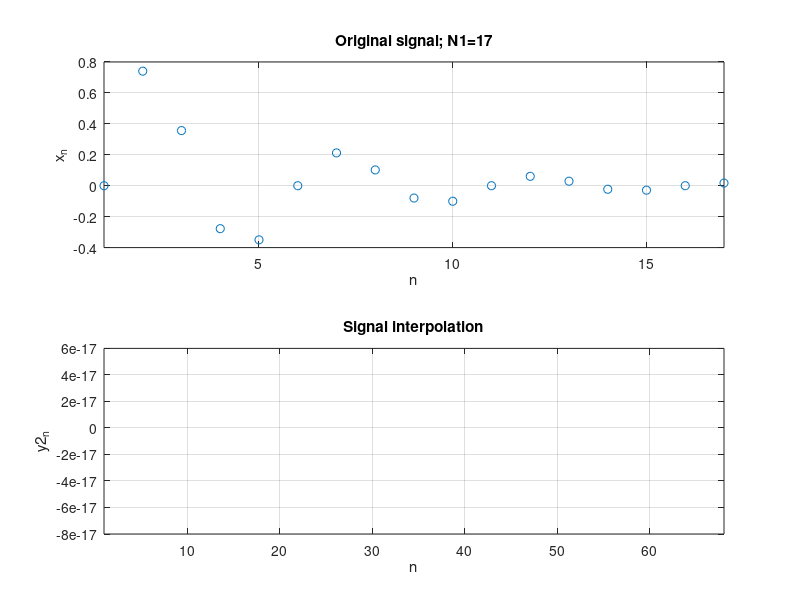

Recreate this plot in MATLAB.
N1 = 17; K=3;
n = 0:N1-1;
x = exp(-n/4).*sin(2*pi*n/5); %sample signal
X = fft(x);

% y = zeros(1,N1*(K+1));
% y(n*(K+1)+1) = x; % re-sampled signal with K = 3. K means zero data.
y = [x; zeros(K,N1)];
y = reshape(y,1,(K+1)*N1);


Y = fft(y);
Y2 = [Y(1:(N1+1)/2), zeros(1,K*N1), Y((N1+1)/2+1:N1)];
y2 = (K+1)*ifft(Y2);

% figure(1);
% subplot(3,2,1); % plot original signal
% plot(x, 'o'); grid on; title('Original signal; N1=17');
% ylabel('x_n'); xlabel('n'); xlim([1 N1]);
% subplot(3,2,3); % plot signal with zero extension
% plot(y, 'o'); grid on; title('signal with zero insertion; N1=17, K=3');
% hold on; plot(n*(K+1)+1, x, 'ro');
% ylabel('y_n'); xlabel('n'); xlim([1 N1*(K+1)]);
% subplot(3,2,5);
% plot(y2, 'o'); grid on; title('Signal interpolation');
% ylabel('y2_n'); xlabel('n'); xlim([1 N1*(K+1)]);
% subplot(3,2,2);
% plot(-(N1-1)/2:(N1-1)/2, abs(fftshift(X)), '.-'); grid on; title('Amplitude spectra; N=17');
% ylabel('DFT amplitude'); xlabel('Frequency (m)');
% subplot(3,2,4);
% plot(-(N1*(K+1)-1)/2:(N1*(K+1)-1)/2, abs(fftshift(Y)), '.-'); grid on;
% title('Amplitude spectra; N=17, K=2');
% ylabel('DFT amplitude'); xlabel('Frequency (m)');
% subplot(3,2,6);
% plot(-(N1*(K+1)-1)/2:(N1*(K+1)-1)/2, abs(fftshift(Y2)), '.-'); grid on;
% title('Amplitude spectra; N=17, K=2');
% ylabel('DFT amplitude'); xlabel('Frequency (m)');

figure(1);
subplot(2,1,1); % plot original signal
plot(x, 'o'); grid on; title('Original signal; N1=17');
ylabel('x_n'); xlabel('n'); xlim([1 N1]);
subplot(2,1,2);
plot(y2, 'o'); grid on; title('Signal interpolation');
ylabel('y2_n'); xlabel('n'); xlim([1 N1*(K+1)]);